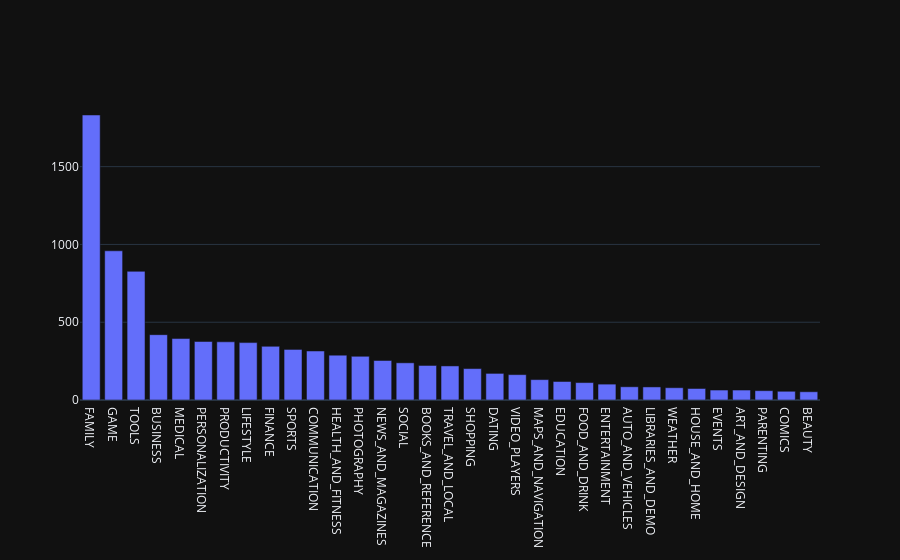

The notebook cell this image was saved under:
### Markdown cell above
## 4. Exploring app categories
<p>With more than 1 billion active users in 190 countries around the world, Google Play continues to be an important distribution platform to build a global audience. For businesses to get their apps in front of users, it's important to make them more quickly and easily discoverable on Google Play. To improve the overall search experience, Google has introduced the concept of grouping apps into categories.</p>
<p>This brings us to the following questions:</p>
<ul>
<li>Which category has the highest share of (active) apps in the market? </li>
<li>Is any specific category dominating the market?</li>
<li>Which categories have the fewest number of apps?</li>
</ul>
<p>We will see that there are <code>33</code> unique app categories present in our dataset. <em>Family</em> and <em>Game</em> apps have the highest market prevalence. Interestingly, <em>Tools</em>, <em>Business</em> and <em>Medical</em> apps are also at the top.</p>

### Code cell
import plotly
plotly.offline.init_notebook_mode(connected=True)
import plotly.graph_objs as go

# Print the total number of unique categories
num_categories = apps['Category'].nunique()
print('Number of categories = ', num_categories)

# Count the number of apps in each 'Category'. 
num_apps_in_category = apps['Category'].value_counts()

# Sort num_apps_in_category in descending order based on the count of apps in each category
sorted_num_apps_in_category = num_apps_in_category.sort_values(ascending=False)

data = [go.Bar(
        x = sorted_num_apps_in_category.index, # index = category name
        y = sorted_num_apps_in_category.values, # value = count
)]

plotly.offline.iplot(data)

### Figure 1 — Plotly figure (JSON) as saved in the notebook; plotly's stock layout.template omitted (floating-point values rounded to 4 significant figures)
{"data": [{"x": ["FAMILY", "GAME", "TOOLS", "BUSINESS", "MEDICAL", "PERSONALIZATION", "PRODUCTIVITY", "LIFESTYLE", "FINANCE", "SPORTS", "COMMUNICATION", "HEALTH_AND_FITNESS", "PHOTOGRAPHY", "NEWS_AND_MAGAZINES", "SOCIAL", "BOOKS_AND_REFERENCE", "TRAVEL_AND_LOCAL", "SHOPPING", "DATING", "VIDEO_PLAYERS", "MAPS_AND_NAVIGATION", "EDUCATION", "FOOD_AND_DRINK", "ENTERTAINMENT", "AUTO_AND_VEHICLES", "LIBRARIES_AND_DEMO", "WEATHER", "HOUSE_AND_HOME", "EVENTS", "ART_AND_DESIGN", "PARENTING", "COMICS", "BEAUTY"], "y": [1832, 959, 827, 420, 395, 376, 374, 369, 345, 325, 315, 288, 281, 254, 239, 222, 219, 202, 171, 163, 131, 119, 112, 102, 85, 84, 79, 74, 64, 64, 60, 56, 53], "type": "bar"}], "layout": {}}
